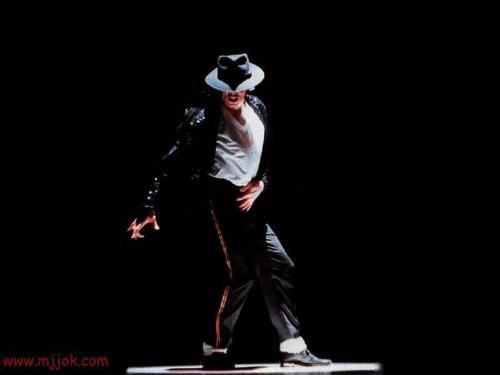
#> input picture wm.jpg, 500 x 375 px
$ python main.py
#> lines starting #> are read from the running program, lines starting #| are printed output that depends on the picture
# -*- coding=utf-8 -*-

from PIL import Image
import argparse

# 首先，构建命令行输入参数处理 ArgumentParser 实例
parser = argparse.ArgumentParser()

# 定义输入文件,输出文件以及输出字符画的宽和高
# parser.add_argument('file')        # 输入文件
parser.add_argument('-o', '--output')       # 输出文件
parser.add_argument('--width', type=int, default=192)    # 输出字符画宽
parser.add_argument('--height', type=int, default=70)   # 输出字符画高


# 解析并获取参数
args = parser.parse_args()

# 输入图片的文件路径
IMG = 'wm.jpg'

# 输出字符画的宽度
WIDTH = args.width

# 输出字符画的高度
HEIGHT = args.height

# 输出字符画的路径
OUTPUT = args.output

# 作图字符集
ascii_char = list("$@B%8&WM#*oahkbdpqwmZO0QLCJUYXzcvunxrjft/\|()1{}[]?-_+~<>i!lI;:,\"^`'. ")


def get_char(r, g, b, alpha=256):

    # 判断 alpha 值
    if alpha == 0:
        return ' '

    # 获取字符集的长度，这里是 70
    length = len(ascii_char)

    # 将 RGB 值转化为灰度值 gary, 灰度值的范围为 0-255
    gray = int(0.2126 * r + 0.7152 * g + 0.0722 * b)

    # 灰度值范围是 0-255 ，而字符集只有 70
    # 需要进行如下处理才能将灰度值映射到指定的字符上
    unit = (256.0 + 1)/length

    # 返回灰度值对应的字符
    return ascii_char[int(gray/unit)]


if __name__ == '__main__':

    # 打开并调整图片的宽和高
    im = Image.open(IMG)
#> im is the input picture: PIL image 500x375 RGB; mean R, G, B 9.6, 8.4, 9.1
    im = im.resize((WIDTH, HEIGHT), Image.NEAREST)    # 第二个参数表示输出低质量图片
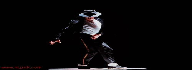
#> im: PIL image 192x70 RGB; mean R, G, B 9.8, 8.5, 9.2

    # 初始化输出的字符串
    txt = ""

    # 遍历图片中的每一行
    for i in range(HEIGHT):
        # 遍历每一列
        for j in range(WIDTH):
            # 将(j,i)坐标的 RGB 像素转为字符后添加到 txt 字符串
            txt += get_char(*im.getpixel((j, i)))
        # 遍历完一行后需要增加换行符
        txt += '\n'
    # 输出到屏幕
    print(txt)

    # 字符画输出到文件
    if OUTPUT:
        with open(OUTPUT, 'w') as f:
            f.write(txt)
    else:
        with open("output.txt", 'w') as f:
            f.write(txt)
